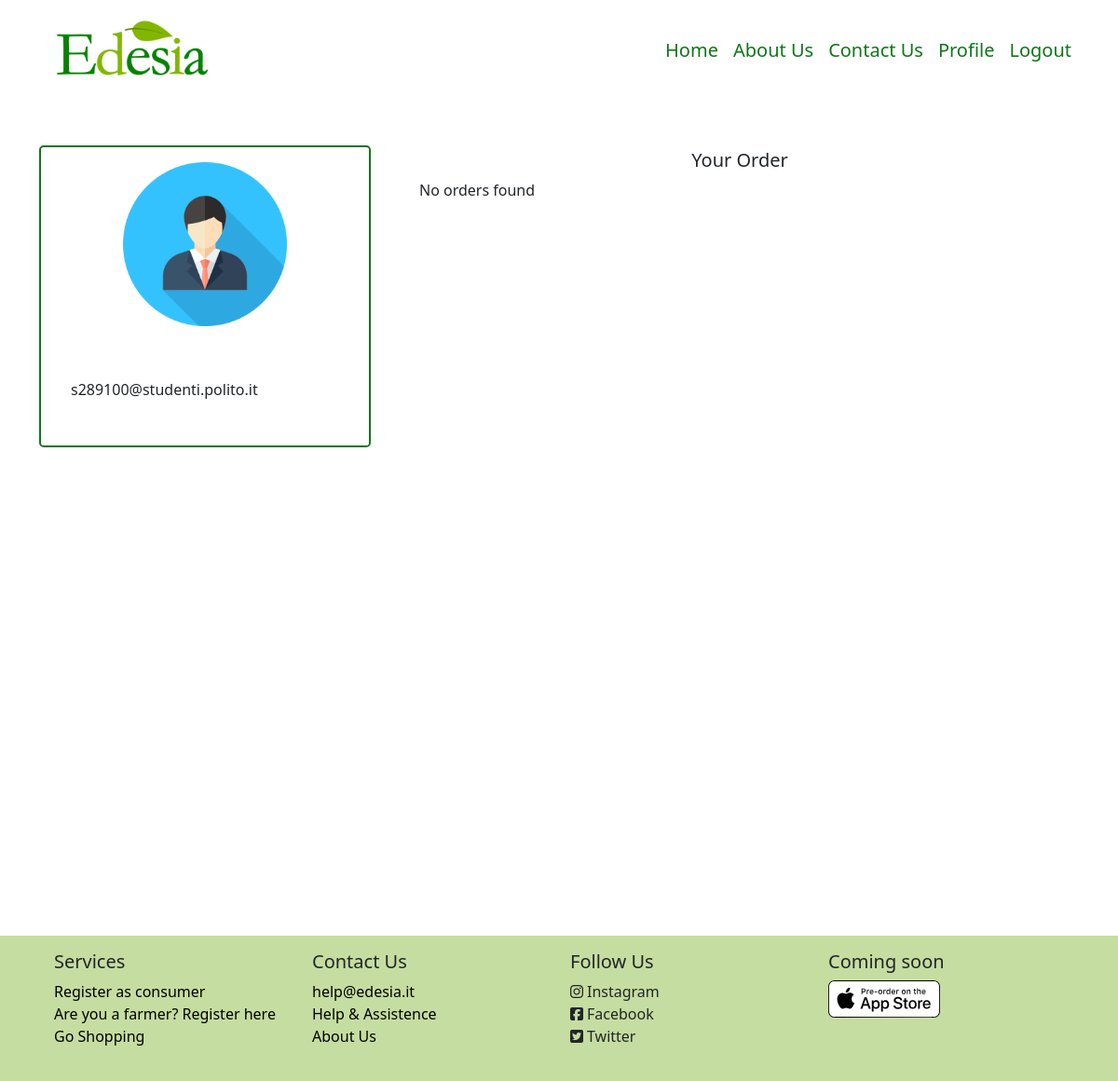
/consumer/2 (signed in), run on an earlier commit of the app's database.
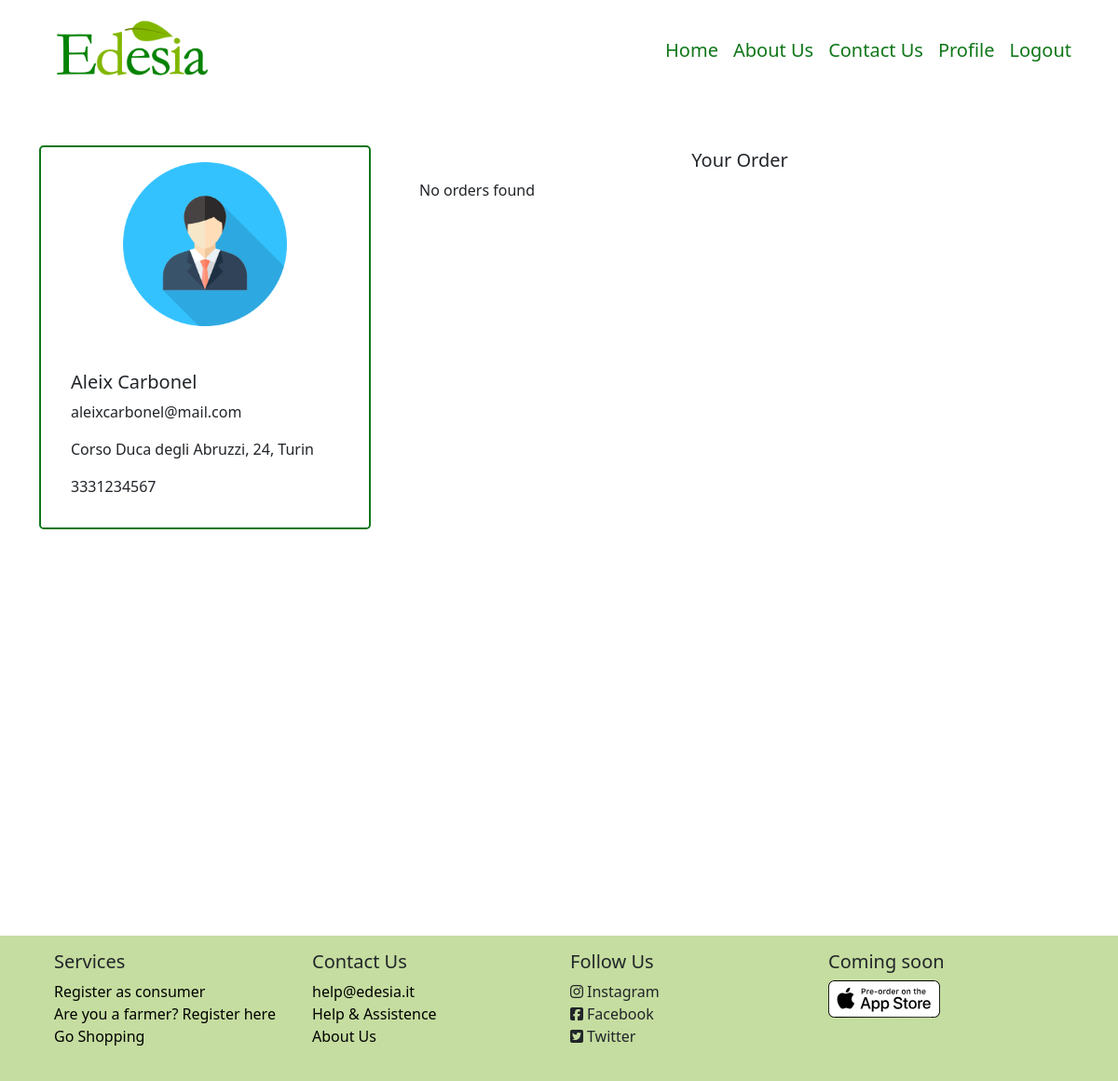
And on a later commit of the database.
### model.py (models this page shows, shortened)
class User (UserMixin, db.Model):
    id = db.Column(db.Integer, primary_key=True)  # Auto-incrementing
    email = db.Column(db.String(50), unique=True, nullable=False)
    name = db.Column(db.String(50), nullable=False)
    password_hash = db.Column(db.String(200), nullable=False)
    roleid = db.Column(db.Integer, db.ForeignKey('role.id'))
    type = db.Column(db.String(30))
    __mapper_args__ = {
        'polymorphic_identity': 'user',
        'polymorphic_on': type
    }

class Consumer(db.Model):
    id = db.Column(db.Integer, db.ForeignKey('user.id'), primary_key=True)
    consumer_name = db.Column(db.String(50), nullable=False)
    consumer_surname = db.Column(db.String(50), nullable=False)
    consumer_address = db.Column(db.String(50), nullable=False)
    consumer_phone = db.Column(db.String(12), nullable=False)
    __mapper_args__ = {
        'polymorphic_identity': 'consumer',
    }

### app.py (the view)
@app.route('/consumer/<int:id>')
@login_required
def consumer(id):
    consumer = Consumer.query.filter_by(id=id).first()
    user = User.query.filter_by(id=id).first()
    orders = Order.query.filter_by(consumer_id=id).order_by(Order.id.desc()).all()
    l_order_cons =[]
    class OrderCons():
        def __init__(self, order, content):
            self.order = order
            self.content = content
    for o in orders:
        products = []
        lines = OrderLine.query.filter_by(order_id=o.id)
        for l in lines:
            products.append(l)
        l_order_cons.append(OrderCons(o, products))
    return render_template('Pages/profile/profile_consumer-orders.html', consumer=consumer, user=user, orders=l_order_cons)

### model.py (called while the page is built)
@login_manager.user_loader
def load_user(user_id):
    return User.query.get(int(user_id))

### templates/Pages/profile/profile_consumer-orders.html
{% extends 'Pages/profile/profile_consumer.html' %}
{% block specific %}
            <div class="col-8">
                <div class="container-fluid m-1">
                    <div class="row text-center">
                        <h5>Your Order</h5>
                    </div>
                    {% if orders %}
                    {% for order in orders %}
                    <div class="row row-cols-lg-2 mb-3 mt-3">
                        <div class="col">
                             <h3>Order N: {{ order.order.id }}</h3>
                            <p>Total: {{ order.order.amount }}€</p>
                        </div>
                    <div class="col">
                        {% if  order.order.review == False %}
                            <a class="btn btn-primary" href="{{ url_for('consumer_review', id=consumer.id, order_id=order.order.id)}}">Leave a Review</a>
                        {% endif %}
                    </div>
                    </div>
                    <div class="table-responsive-lg">
                        <table class="table table-hover">
                            <thead class="table-light">
                                <tr>
                                    <th scope="col">Product</th>
                                    <th scope="col">Quantity</th>
                                    <th scope="col">Partial Amount</th>
                                </tr>
                            </thead>
                            <tbody>
                            {% for line in order.content %}
                                <tr>
                                    <th scope="row">{{ line.product_name }}</th>
                                    <td>{{line.quantity}}</td>
                                    <td>{{ line.partial_amount}}</td>
                                </tr>
                            {% endfor %}
                            </tbody>
                        </table>
                    </div>
                {% endfor %}
                {% else %}
                    <p>No orders found</p>
                {% endif %}
                </div>
            </div>
{% endblock %}

### templates/Pages/profile/profile_consumer.html (shortened to what this page needs)
{% extends 'Components/base.html' %}
{% block body %}
    <div class="container-lg min-vh-100">
        <div class="row mt-5 mb-5">
            <div class="col-4">
                <div class="card m-auto rounded-3 border-2" id="cardProfileConsumer">
                    <img src="/static/images/avatar.png" class="card-img-top mt-3 mb-3 m-auto" style="width: 50%">
                    <div class="card-body m-3">
                        <h5 class="card-title">{{ consumer.consumer_name }} {{ consumer.consumer_surname }}</h5>
                        <p class="card-text">{{ user.email }}</p>
                        <p class="card-text">{{ consumer.consumer_address }}</p>
                        <p class="card-text">{{ consumer.consumer_phone }}</p>
                    </div>
                </div>
            </div>
        {% block specific %}
        {%  endblock %}
        </div>
    </div>
{% endblock %}

What changed in the data, as far as the page shows it:
added Consumer: consumer_name "Aleix", consumer_surname "Carbonel", consumer_address "Corso Duca degli Abruzzi, 24, Turin", consumer_phone "3331234567"
changed User: email "s289100@studenti.polito.it" → "aleixcarbonel@mail.com"
